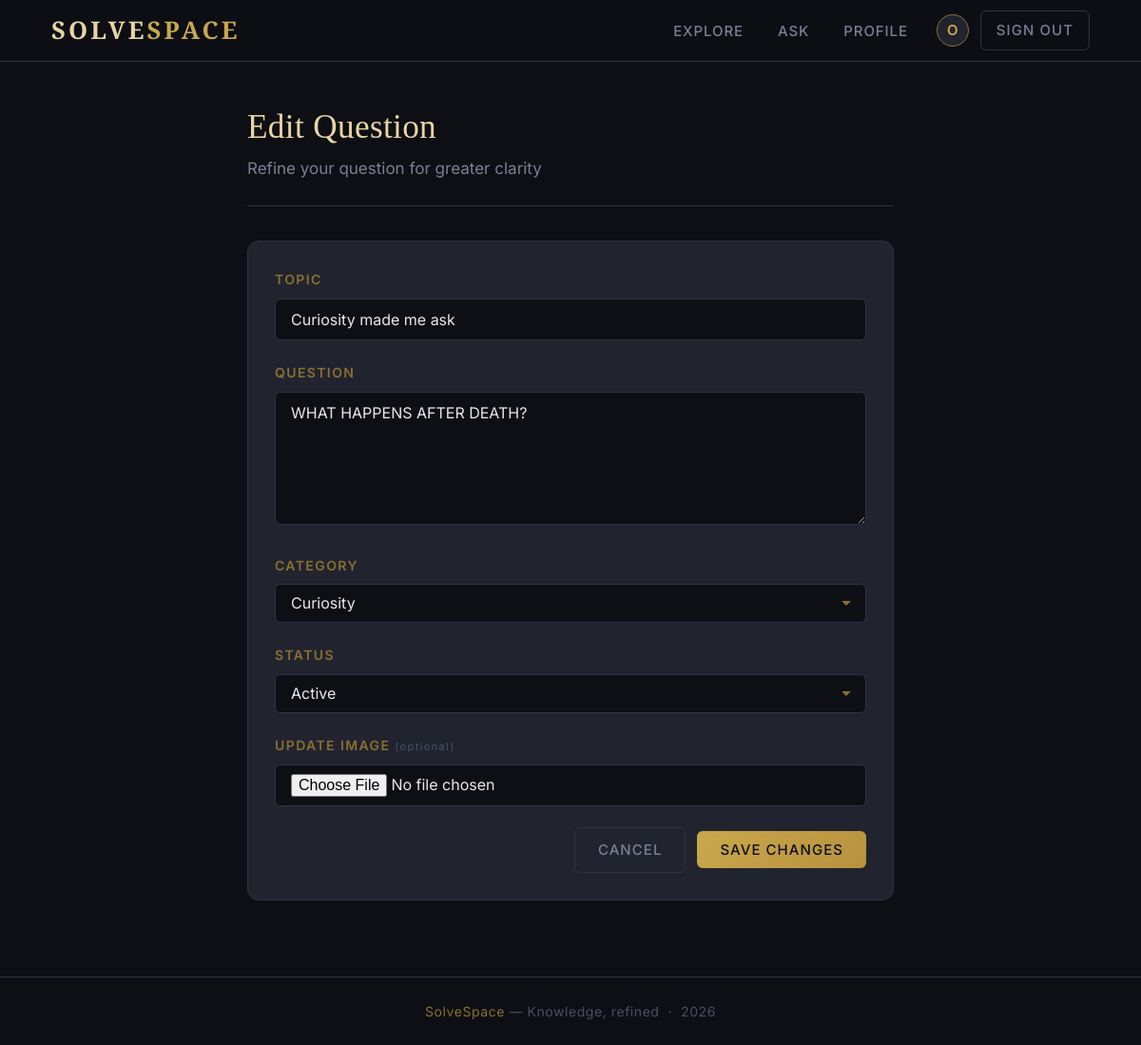
Screenshot of /questions/questions/update/curiosity-made-me-ask/ (signed in) with the database file from the repository.
### questions/models.py (models this page shows, shortened)
class Question(models.Model):
    author = models.ForeignKey(User, on_delete=models.CASCADE, related_name='questions')
    slug = models.SlugField(max_length=250)
    topic = models.CharField(max_length=300)
    the_question = models.TextField()
    image = models.ImageField(upload_to='questions/', null=True, blank=True)
    question_type = models.CharField(max_length=50, choices=TYPES_CHOICE, default='reality')
    status = models.CharField(max_length=50, choices=STATUS_CHECK, default='active')
    created_at = models.DateTimeField(auto_now_add=True)
    updated_at = models.DateTimeField(auto_now=True)
    upvotes = models.ManyToManyField(User, blank=True, related_name='upvoted_questions')

### users/decorators.py (the view)
    def wrapper(request, *args, **kwargs):
        if not request.session.get('user_id'):
            messages.error(
                request, 'Please kindly login'
            )
            return redirect('login')
        return view_func(request, *args, **kwargs)

### questions/forms.py (shortened to what this page needs)
class QuestForm(forms.ModelForm):
    class Meta:
        model = Question
        fields = [
            'topic',
            'the_question',
            'image',
            'question_type',
            'status',
        ]

### questions/views.py (called while the page is built, shortened)
@login_required
def update_question(request, slug):
    user = User.objects.get(
        id=request.session.get('user_id')
    )
    question = get_object_or_404(
        Question,
        slug=slug
    )
    if question.author != user:
        messages.error(
            request,
            'You cannot edit someone else post'
        )
        return redirect('dashboard')
    form = QuestForm(
        request.POST or None,
        request.FILES or None,
        instance=question
    )
    context = {
        'form': form
    }
    return render(
        request,
        'update_question.html',
        context
    )

### templates/update_question.html (shortened to what this page needs)
{% extends 'base.html' %}
{% block content %}
<div style="max-width:680px; margin:0 auto;">
  <div class="page-header">
    <h2>Edit Question</h2>
    <p>Refine your question for greater clarity</p>
  </div>
  <div class="card">
    <form method="POST" enctype="multipart/form-data">
      <div class="form-group">
        <label class="form-label">Topic</label>
        <input type="text" name="topic" class="form-control"
               value="{{ form.topic.value|default:'' }}"
               placeholder="State your topic clearly">
      </div>
      <div class="form-group">
        <label class="form-label">Question</label>
        <textarea name="the_question" class="form-control" style="min-height:140px;">{{ form.the_question.value|default:'' }}</textarea>
      </div>
      <div class="grid-2">
        <div class="form-group">
          <label class="form-label">Category</label>
          <select name="question_type" class="form-control">
            {% for value, label in form.fields.question_type.choices %}
              <option value="{{ value }}" {% if form.question_type.value == value %}selected{% endif %}>{{ label }}</option>
            {% endfor %}
          </select>
        </div>
        <div class="form-group">
          <label class="form-label">Status</label>
          <select name="status" class="form-control">
            {% for value, label in form.fields.status.choices %}
              <option value="{{ value }}" {% if form.status.value == value %}selected{% endif %}>{{ label }}</option>
            {% endfor %}
          </select>
        </div>
      </div>
      <div class="form-group">
        <label class="form-label">Update image <span style="color:var(--text-faint); text-transform:none; font-size:11px; font-weight:400;">(optional)</span></label>
        <input type="file" name="image" class="form-control" accept="image/*"
               style="padding:9px 16px; cursor:pointer;">
      </div>
      <div class="flex-gap" style="justify-content:flex-end; margin-top:8px;">
        <a href="{% url 'dashboard' %}" class="btn btn-ghost">Cancel</a>
        <button type="submit" class="btn btn-primary">Save changes</button>
      </div>
    </form>
  </div>
</div>
{% endblock %}

### templates/base.html (style rules this page uses)
:root { --void: #0d0f14; --surface: #1a1d26; --card: #21242f; --card-hover: #272b38; --border: #2e3244; --gold: #c9a84c; --gold-light: #e8d5a3; --gold-dim: #8a6f30; --gold-glow: rgba(201, 168, 76, 0.15); --text: #e8e8ec; --text-muted: #7a7f96; --text-faint: #4a4f64; --danger: #c0574a; --success: #4a8c6a; --radius: 6px; --radius-lg: 12px; }
*, *::before, *::after { box-sizing: border-box; margin: 0; padding: 0; }
html { scroll-behavior: smooth; }
body { background: var(--void); color: var(--text); font-family: "Inter", sans-serif; font-size: 17px; line-height: 1.7; min-height: 100vh; display: flex; flex-direction: column; }
h1, h2, h3, h4 { font-family: "Cormorant Garamond", serif; font-weight: 500; line-height: 1.2; color: var(--gold-light); letter-spacing: 0.01em; }
h2 { font-size: clamp(1.5rem, 3vw, 2.2rem); }
p { color: var(--text); }
a { color: var(--gold); text-decoration: none; transition: color 0.2s; }
.page-header { margin-bottom: 36px; padding-bottom: 24px; border-bottom: 1px solid var(--border); }
.page-header p { color: var(--text-muted); margin-top: 8px; font-size: 17px; }
.card { background: var(--card); border: 1px solid var(--border); border-radius: var(--radius-lg); padding: 28px; transition: border-color 0.25s, box-shadow 0.25s, transform 0.2s; position: relative; }
.card::before { content: ""; position: absolute; left: 0; top: 12px; bottom: 12px; width: 2px; background: linear-gradient( 180deg, transparent, var(--gold), transparent ); border-radius: 0 2px 2px 0; opacity: 0; transition: opacity 0.3s; }
.btn { display: inline-flex; align-items: center; gap: 8px; padding: 10px 24px; font-family: "Inter", sans-serif; font-size: 15px; font-weight: 500; letter-spacing: 0.07em; text-transform: uppercase; border-radius: var(--radius); border: none; cursor: pointer; transition: all 0.2s; text-decoration: none; }
.btn-primary { background: linear-gradient(135deg, var(--gold), #b8923e); color: var(--void); }
.btn-ghost { background: transparent; color: var(--text-muted); border: 1px solid var(--border); }
.form-group { margin-bottom: 22px; }
.form-label { display: block; font-size: 14px; font-weight: 600; letter-spacing: 0.1em; text-transform: uppercase; color: var(--gold-dim); margin-bottom: 8px; }
.form-control { width: 100%; background: var(--void); border: 1px solid var(--border); border-radius: var(--radius); color: var(--text); font-family: "Inter", sans-serif; font-size: 16px; padding: 11px 16px; transition: border-color 0.2s, box-shadow 0.2s; outline: none; appearance: none; }
.form-control::placeholder { color: var(--text-faint); }
textarea.form-control { resize: vertical; min-height: 110px; }
select.form-control { background-repeat: no-repeat; background-position: right 14px center; padding-right: 36px; }
.grid-2 { grid-template-columns: repeat(2, 1fr); gap: 20px; }
.flex-gap { display: flex; align-items: center; gap: 12px; }

### rows the page displays
Question: topic "Curiosity made me ask", the_question "WHAT HAPPENS AFTER DEATH?", question_type "Curiosity", status "Active"

### other values shown
{{ request.session.username|slice:":1"|upper }} "O"
